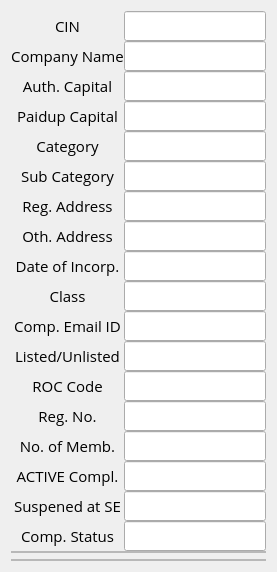
       <widget class="QWidget" name="Masterdata">
        <attribute name="title">
         <string>Masterdata</string>
        </attribute>
        <layout class="QGridLayout" name="gridLayout_7">
         <item row="1" column="0">
          <widget class="QFrame" name="frame_4">
           <property name="maximumSize">
            <size>
             <width>16777215</width>
             <height>30</height>
            </size>
           </property>
           <property name="font">
            <font>
             <family>Open Sans</family>
             <pointsize>11</pointsize>
             <stylestrategy>PreferAntialias</stylestrategy>
            </font>
           </property>
           <property name="frameShape">
            <enum>QFrame::StyledPanel</enum>
           </property>
           <property name="frameShadow">
            <enum>QFrame::Raised</enum>
           </property>
           <layout class="QGridLayout" name="gridLayout_8">
            <property name="leftMargin">
             <number>0</number>
            </property>
            <property name="topMargin">
             <number>0</number>
            </property>
            <property name="rightMargin">
             <number>0</number>
            </property>
            <property name="bottomMargin">
             <number>0</number>
            </property>
           </layout>
          </widget>
         </item>
         <item row="0" column="0">
          <layout class="QGridLayout" name="FormLayout">
           <property name="rightMargin">
            <number>0</number>
           </property>
           <property name="horizontalSpacing">
            <number>9</number>
           </property>
           <property name="verticalSpacing">
            <number>0</number>
           </property>
           <item row="3" column="0">
            <widget class="QFrame" name="frame_3">
             <property name="maximumSize">
              <size>
               <width>16777215</width>
               <height>30</height>
              </size>
             </property>
             <property name="font">
              <font>
               <family>Open Sans</family>
               <pointsize>11</pointsize>
               <stylestrategy>PreferAntialias</stylestrategy>
              </font>
             </property>
             <property name="frameShape">
              <enum>QFrame::StyledPanel</enum>
             </property>
             <property name="frameShadow">
              <enum>QFrame::Raised</enum>
             </property>
             <layout class="QGridLayout" name="gridLayout_6">
              <property name="leftMargin">
               <number>0</number>
              </property>
              <property name="topMargin">
               <number>0</number>
              </property>
              <property name="rightMargin">
               <number>0</number>
              </property>
              <property name="bottomMargin">
               <number>0</number>
              </property>
             </layout>
            </widget>
           </item>
           <item row="0" column="0">
            <layout class="QGridLayout" name="gridLayout_5">
             <item row="13" column="1">
              <widget class="QLineEdit" name="fill_RegNo">
               <property name="sizePolicy">
                <sizepolicy hsizetype="Expanding" vsizetype="Expanding">
                 <horstretch>0</horstretch>
                 <verstretch>0</verstretch>
                </sizepolicy>
               </property>
               <property name="font">
                <font>
                 <family>Open Sans</family>
                 <pointsize>11</pointsize>
                 <stylestrategy>PreferAntialias</stylestrategy>
                </font>
               </property>
               <property name="text">
                <string/>
               </property>
               <property name="readOnly">
                <bool>true</bool>
               </property>
              </widget>
             </item>
             <item row="14" column="0">
              <widget class="QLabel" name="noofmember">
               <property name="font">
                <font>
                 <family>Open Sans</family>
                 <pointsize>11</pointsize>
                 <stylestrategy>PreferAntialias</stylestrategy>
                </font>
               </property>
               <property name="text">
                <string>No. of Memb.</string>
               </property>
               <property name="alignment">
                <set>Qt::AlignCenter</set>
               </property>
              </widget>
             </item>
             <item row="11" column="0">
              <widget class="QLabel" name="listedunlisted">
               <property name="font">
                <font>
                 <family>Open Sans</family>
                 <pointsize>11</pointsize>
                 <stylestrategy>PreferAntialias</stylestrategy>
                </font>
               </property>
               <property name="text">
                <string>Listed/Unlisted</string>
               </property>
               <property name="alignment">
                <set>Qt::AlignCenter</set>
               </property>
              </widget>
             </item>
             <item row="5" column="1">
              <widget class="QLineEdit" name="fillsubcategory">
               <property name="sizePolicy">
                <sizepolicy hsizetype="Expanding" vsizetype="Expanding">
                 <horstretch>0</horstretch>
                 <verstretch>0</verstretch>
                </sizepolicy>
               </property>
               <property name="font">
                <font>
                 <family>Open Sans</family>
                 <pointsize>11</pointsize>
                 <stylestrategy>PreferAntialias</stylestrategy>
                </font>
               </property>
               <property name="text">
                <string/>
               </property>
               <property name="readOnly">
                <bool>true</bool>
               </property>
              </widget>
             </item>
             <item row="12" column="0">
              <widget class="QLabel" name="roccode">
               <property name="font">
                <font>
                 <family>Open Sans</family>
                 <pointsize>11</pointsize>
                 <stylestrategy>PreferAntialias</stylestrategy>
                </font>
               </property>
               <property name="text">
                <string>ROC Code</string>
               </property>
               <property name="alignment">
                <set>Qt::AlignCenter</set>
               </property>
              </widget>
             </item>
             <item row="9" column="1">
              <widget class="QLineEdit" name="fillclass">
               <property name="sizePolicy">
                <sizepolicy hsizetype="Expanding" vsizetype="Expanding">
                 <horstretch>0</horstretch>
                 <verstretch>0</verstretch>
                </sizepolicy>
               </property>
               <property name="font">
                <font>
                 <family>Open Sans</family>
                 <pointsize>11</pointsize>
                 <stylestrategy>PreferAntialias</stylestrategy>
                </font>
               </property>
               <property name="text">
                <string/>
               </property>
               <property name="readOnly">
                <bool>true</bool>
               </property>
              </widget>
             </item>
             <item row="17" column="1">
              <widget class="QLineEdit" name="filLCompstatus">
               <property name="sizePolicy">
                <sizepolicy hsizetype="Expanding" vsizetype="Expanding">
                 <horstretch>0</horstretch>
                 <verstretch>0</verstretch>
                </sizepolicy>
               </property>
               <property name="font">
                <font>
                 <family>Open Sans</family>
                 <pointsize>11</pointsize>
                 <stylestrategy>PreferAntialias</stylestrategy>
                </font>
               </property>
               <property name="text">
                <string/>
               </property>
               <property name="readOnly">
                <bool>true</bool>
               </property>
              </widget>
             </item>
             <item row="6" column="0">
              <widget class="QLabel" name="regaddress">
               <property name="font">
                <font>
                 <family>Open Sans</family>
                 <pointsize>11</pointsize>
                 <stylestrategy>PreferAntialias</stylestrategy>
                </font>
               </property>
               <property name="text">
                <string>Reg. Address</string>
               </property>
               <property name="alignment">
                <set>Qt::AlignCenter</set>
               </property>
              </widget>
             </item>
             <item row="9" column="0">
              <widget class="QLabel" name="class_2">
               <property name="font">
                <font>
                 <family>Open Sans</family>
                 <pointsize>11</pointsize>
                 <stylestrategy>PreferAntialias</stylestrategy>
                </font>
               </property>
               <property name="text">
                <string>Class</string>
               </property>
               <property name="alignment">
                <set>Qt::AlignCenter</set>
               </property>
              </widget>
             </item>
             <item row="10" column="0">
              <widget class="QLabel" name="compemail">
               <property name="font">
                <font>
                 <family>Open Sans</family>
                 <pointsize>11</pointsize>
                 <stylestrategy>PreferAntialias</stylestrategy>
                </font>
               </property>
               <property name="text">
                <string>Comp. Email ID</string>
               </property>
               <property name="alignment">
                <set>Qt::AlignCenter</set>
               </property>
              </widget>
             </item>
             <item row="16" column="1">
              <widget class="QLineEdit" name="fillSuspend">
               <property name="sizePolicy">
                <sizepolicy hsizetype="Expanding" vsizetype="Expanding">
                 <horstretch>0</horstretch>
                 <verstretch>0</verstretch>
                </sizepolicy>
               </property>
               <property name="font">
                <font>
                 <family>Open Sans</family>
                 <pointsize>11</pointsize>
                 <stylestrategy>PreferAntialias</stylestrategy>
                </font>
               </property>
               <property name="text">
                <string/>
               </property>
               <property name="readOnly">
                <bool>true</bool>
               </property>
              </widget>
             </item>
             <item row="8" column="1">
              <widget class="QLineEdit" name="fill_DateofIncorp">
               <property name="sizePolicy">
                <sizepolicy hsizetype="Expanding" vsizetype="Expanding">
                 <horstretch>0</horstretch>
                 <verstretch>0</verstretch>
                </sizepolicy>
               </property>
               <property name="font">
                <font>
                 <family>Open Sans</family>
                 <pointsize>11</pointsize>
                 <stylestrategy>PreferAntialias</stylestrategy>
                </font>
               </property>
               <property name="text">
                <string/>
               </property>
               <property name="readOnly">
                <bool>true</bool>
               </property>
              </widget>
             </item>
             <item row="5" column="0">
              <widget class="QLabel" name="subcategory">
               <property name="font">
                <font>
                 <family>Open Sans</family>
                 <pointsize>11</pointsize>
                 <stylestrategy>PreferAntialias</stylestrategy>
                </font>
               </property>
               <property name="text">
                <string>Sub Category</string>
               </property>
               <property name="alignment">
                <set>Qt::AlignCenter</set>
               </property>
              </widget>
             </item>
             <item row="2" column="0">
              <widget class="QLabel" name="AuthCapital">
               <property name="font">
                <font>
                 <family>Open Sans</family>
                 <pointsize>11</pointsize>
                 <stylestrategy>PreferAntialias</stylestrategy>
                </font>
               </property>
               <property name="text">
                <string>Auth. Capital</string>
               </property>
               <property name="alignment">
                <set>Qt::AlignCenter</set>
               </property>
              </widget>
             </item>
             <item row="14" column="1">
              <widget class="QLineEdit" name="fillMember">
               <property name="sizePolicy">
                <sizepolicy hsizetype="Expanding" vsizetype="Expanding">
                 <horstretch>0</horstretch>
                 <verstretch>0</verstretch>
                </sizepolicy>
               </property>
               <property name="font">
                <font>
                 <family>Open Sans</family>
                 <pointsize>11</pointsize>
                 <stylestrategy>PreferAntialias</stylestrategy>
                </font>
               </property>
               <property name="text">
                <string/>
               </property>
               <property name="readOnly">
                <bool>true</bool>
               </property>
              </widget>
             </item>
             <item row="10" column="1">
              <widget class="QLineEdit" name="fill_Comp_email">
               <property name="sizePolicy">
                <sizepolicy hsizetype="Expanding" vsizetype="Expanding">
                 <horstretch>0</horstretch>
                 <verstretch>0</verstretch>
                </sizepolicy>
               </property>
               <property name="font">
                <font>
                 <family>Open Sans</family>
                 <pointsize>11</pointsize>
                 <stylestrategy>PreferAntialias</stylestrategy>
                </font>
               </property>
               <property name="text">
                <string/>
               </property>
               <property name="readOnly">
                <bool>true</bool>
               </property>
              </widget>
             </item>
             <item row="7" column="1">
              <widget class="QLineEdit" name="fillfill_OtherAddress">
               <property name="sizePolicy">
                <sizepolicy hsizetype="Expanding" vsizetype="Expanding">
                 <horstretch>0</horstretch>
                 <verstretch>0</verstretch>
                </sizepolicy>
               </property>
               <property name="font">
                <font>
                 <family>Open Sans</family>
                 <pointsize>11</pointsize>
                 <stylestrategy>PreferAntialias</stylestrategy>
                </font>
               </property>
               <property name="text">
                <string/>
               </property>
               <property name="readOnly">
                <bool>true</bool>
               </property>
              </widget>
             </item>
             <item row="4" column="0">
              <widget class="QLabel" name="category">
               <property name="font">
                <font>
                 <family>Open Sans</family>
                 <pointsize>11</pointsize>
                 <stylestrategy>PreferAntialias</stylestrategy>
                </font>
               </property>
               <property name="text">
                <string>Category</string>
               </property>
               <property name="alignment">
                <set>Qt::AlignCenter</set>
               </property>
              </widget>
             </item>
             <item row="11" column="1">
              <widget class="QLineEdit" name="fill_listed">
               <property name="sizePolicy">
                <sizepolicy hsizetype="Expanding" vsizetype="Expanding">
                 <horstretch>0</horstretch>
                 <verstretch>0</verstretch>
                </sizepolicy>
               </property>
               <property name="font">
                <font>
                 <family>Open Sans</family>
                 <pointsize>11</pointsize>
                 <stylestrategy>PreferAntialias</stylestrategy>
                </font>
               </property>
               <property name="text">
                <string/>
               </property>
               <property name="readOnly">
                <bool>true</bool>
               </property>
              </widget>
             </item>
             <item row="4" column="1">
              <widget class="QLineEdit" name="fillcategory">
               <property name="sizePolicy">
                <sizepolicy hsizetype="Expanding" vsizetype="Expanding">
                 <horstretch>0</horstretch>
                 <verstretch>0</verstretch>
                </sizepolicy>
               </property>
               <property name="font">
                <font>
                 <family>Open Sans</family>
                 <pointsize>11</pointsize>
                 <stylestrategy>PreferAntialias</stylestrategy>
                </font>
               </property>
               <property name="text">
                <string/>
               </property>
               <property name="readOnly">
                <bool>true</bool>
               </property>
              </widget>
             </item>
             <item row="0" column="1">
              <widget class="QLineEdit" name="CIN">
               <property name="sizePolicy">
                <sizepolicy hsizetype="Expanding" vsizetype="Expanding">
                 <horstretch>0</horstretch>
                 <verstretch>0</verstretch>
                </sizepolicy>
               </property>
               <property name="font">
                <font>
                 <family>Open Sans</family>
                 <pointsize>11</pointsize>
                 <stylestrategy>PreferAntialias</stylestrategy>
                </font>
               </property>
               <property name="readOnly">
                <bool>true</bool>
               </property>
              </widget>
             </item>
             <item row="17" column="0">
              <widget class="QLabel" name="compstatus">
               <property name="font">
                <font>
                 <family>Open Sans</family>
                 <pointsize>11</pointsize>
                 <stylestrategy>PreferAntialias</stylestrategy>
                </font>
               </property>
               <property name="text">
                <string>Comp. Status</string>
               </property>
               <property name="alignment">
                <set>Qt::AlignCenter</set>
               </property>
              </widget>
             </item>
             <item row="7" column="0">
              <widget class="QLabel" name="othaddress">
               <property name="font">
                <font>
                 <family>Open Sans</family>
                 <pointsize>11</pointsize>
                 <stylestrategy>PreferAntialias</stylestrategy>
                </font>
               </property>
               <property name="text">
                <string>Oth. Address</string>
               </property>
               <property name="alignment">
                <set>Qt::AlignCenter</set>
               </property>
              </widget>
             </item>
             <item row="6" column="1">
              <widget class="QLineEdit" name="fill_RegAdd">
               <property name="sizePolicy">
                <sizepolicy hsizetype="Expanding" vsizetype="Expanding">
                 <horstretch>0</horstretch>
                 <verstretch>0</verstretch>
                </sizepolicy>
               </property>
               <property name="font">
                <font>
                 <family>Open Sans</family>
                 <pointsize>11</pointsize>
                 <stylestrategy>PreferAntialias</stylestrategy>
                </font>
               </property>
               <property name="text">
                <string/>
               </property>
               <property name="readOnly">
                <bool>true</bool>
               </property>
              </widget>
             </item>
             <item row="1" column="1">
              <widget class="QLineEdit" name="CompanyName">
               <property name="sizePolicy">
                <sizepolicy hsizetype="Expanding" vsizetype="Expanding">
                 <horstretch>0</horstretch>
                 <verstretch>0</verstretch>
                </sizepolicy>
               </property>
               <property name="font">
                <font>
                 <family>OCR A Extended</family>
                 <pointsize>11</pointsize>
                 <stylestrategy>PreferAntialias</stylestrategy>
                </font>
               </property>
               <property name="readOnly">
                <bool>true</bool>
               </property>
              </widget>
             </item>
             <item row="2" column="1">
              <widget class="QLineEdit" name="fill_Authcapital">
               <property name="sizePolicy">
                <sizepolicy hsizetype="Expanding" vsizetype="Expanding">
                 <horstretch>0</horstretch>
                 <verstretch>0</verstretch>
                </sizepolicy>
               </property>
               <property name="font">
                <font>
                 <family>Open Sans</family>
                 <pointsize>11</pointsize>
                 <stylestrategy>PreferAntialias</stylestrategy>
                </font>
               </property>
               <property name="text">
                <string/>
               </property>
               <property name="readOnly">
                <bool>true</bool>
               </property>
              </widget>
             </item>
             <item row="3" column="0">
              <widget class="QLabel" name="Paiupcapital">
               <property name="font">
                <font>
                 <family>Open Sans</family>
                 <pointsize>11</pointsize>
                 <stylestrategy>PreferAntialias</stylestrategy>
                </font>
               </property>
               <property name="text">
                <string>Paidup Capital</string>
               </property>
               <property name="alignment">
                <set>Qt::AlignCenter</set>
               </property>
              </widget>
             </item>
             <item row="8" column="0">
              <widget class="QLabel" name="dateofincorp">
               <property name="font">
                <font>
                 <family>Open Sans</family>
                 <pointsize>11</pointsize>
                 <stylestrategy>PreferAntialias</stylestrategy>
                </font>
               </property>
               <property name="text">
                <string>Date of Incorp.</string>
               </property>
               <property name="alignment">
                <set>Qt::AlignCenter</set>
               </property>
              </widget>
             </item>
             <item row="13" column="0">
              <widget class="QLabel" name="regno">
               <property name="font">
                <font>
                 <family>Open Sans</family>
                 <pointsize>11</pointsize>
                 <stylestrategy>PreferAntialias</stylestrategy>
                </font>
               </property>
               <property name="text">
                <string>Reg. No.</string>
               </property>
               <property name="alignment">
                <set>Qt::AlignCenter</set>
               </property>
              </widget>
             </item>
             <item row="12" column="1">
              <widget class="QLineEdit" name="fill_ROC">
               <property name="sizePolicy">
                <sizepolicy hsizetype="Expanding" vsizetype="Expanding">
                 <horstretch>0</horstretch>
                 <verstretch>0</verstretch>
                </sizepolicy>
               </property>
               <property name="font">
                <font>
                 <family>Open Sans</family>
                 <pointsize>11</pointsize>
                 <stylestrategy>PreferAntialias</stylestrategy>
                </font>
               </property>
               <property name="text">
                <string/>
               </property>
               <property name="readOnly">
                <bool>true</bool>
               </property>
              </widget>
             </item>
             <item row="15" column="0">
              <widget class="QLabel" name="activecomp">
               <property name="font">
                <font>
                 <family>Open Sans</family>
                 <pointsize>11</pointsize>
                 <stylestrategy>PreferAntialias</stylestrategy>
                </font>
               </property>
               <property name="text">
                <string>ACTIVE Compl.</string>
               </property>
               <property name="alignment">
                <set>Qt::AlignCenter</set>
               </property>
              </widget>
             </item>
             <item row="1" column="0">
              <widget class="QLabel" name="label_3">
               <property name="font">
                <font>
                 <family>Open Sans</family>
                 <pointsize>11</pointsize>
                 <stylestrategy>PreferAntialias</stylestrategy>
                </font>
               </property>
               <property name="text">
                <string>Company Name</string>
               </property>
               <property name="alignment">
                <set>Qt::AlignCenter</set>
               </property>
              </widget>
             </item>
             <item row="0" column="0">
              <widget class="QLabel" name="label_2">
               <property name="font">
                <font>
                 <family>Open Sans</family>
                 <pointsize>11</pointsize>
                 <stylestrategy>PreferAntialias</stylestrategy>
                </font>
               </property>
               <property name="text">
                <string>CIN</string>
               </property>
               <property name="alignment">
                <set>Qt::AlignCenter</set>
               </property>
               <property name="indent">
                <number>-1</number>
               </property>
              </widget>
             </item>
             <item row="16" column="0">
              <widget class="QLabel" name="suspendedse">
               <property name="font">
                <font>
                 <family>Open Sans</family>
                 <pointsize>11</pointsize>
                 <stylestrategy>PreferAntialias</stylestrategy>
                </font>
               </property>
               <property name="text">
                <string>Suspened at SE</string>
               </property>
               <property name="alignment">
                <set>Qt::AlignCenter</set>
               </property>
              </widget>
             </item>
             <item row="3" column="1">
              <widget class="QLineEdit" name="fill_paidup">
               <property name="sizePolicy">
                <sizepolicy hsizetype="Expanding" vsizetype="Expanding">
                 <horstretch>0</horstretch>
                 <verstretch>0</verstretch>
                </sizepolicy>
               </property>
               <property name="font">
                <font>
                 <family>Open Sans</family>
                 <pointsize>11</pointsize>
                 <stylestrategy>PreferAntialias</stylestrategy>
                </font>
               </property>
               <property name="text">
                <string/>
               </property>
               <property name="readOnly">
                <bool>true</bool>
               </property>
              </widget>
             </item>
             <item row="15" column="1">
              <widget class="QLineEdit" name="fillActive">
               <property name="sizePolicy">
                <sizepolicy hsizetype="Expanding" vsizetype="Expanding">
                 <horstretch>0</horstretch>
                 <verstretch>0</verstretch>
                </sizepolicy>
               </property>
               <property name="font">
                <font>
                 <family>Open Sans</family>
                 <pointsize>11</pointsize>
                 <stylestrategy>PreferAntialias</stylestrategy>
                </font>
               </property>
               <property name="text">
                <string/>
               </property>
               <property name="readOnly">
                <bool>true</bool>
               </property>
              </widget>
             </item>
            </layout>
           </item>
          </layout>
         </item>
        </layout>
       </widget>
